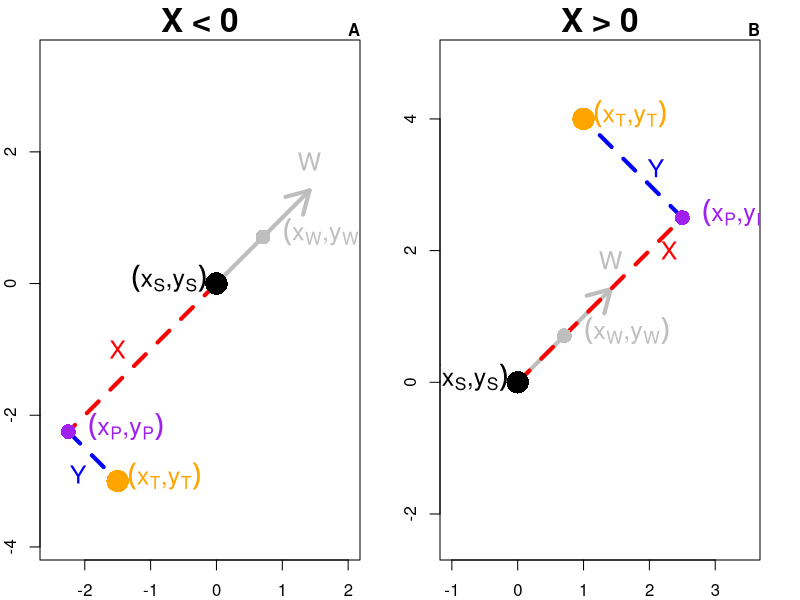

Recreate this plot in R.
par(mfrow=c(1,2),mar=c(2,2,2,2))

plot(0,0,xlim=c(-2.5,2),ylim=c(-2.5,2),type="n",asp=1,xlab="",ylab="",main="X < 0",cex.main=2)
mtext("A",adj=1,font=2)
xorigin<-0
yorigin<-0
degree<-2*pi*(45/360)
xs<-xorigin
xw<-xs+sin(degree)
ys<-yorigin
yw<-ys+cos(degree)
xt<--1.5
yt<--3
c<-((xt-xs)*(xw-xs)+(yt-ys)*(yw-ys))/((xw-xs)^2+(yw-ys)^2)
xp<-xs+c*(xw-xs)
yp<-ys+c*(yw-ys)

arrows(xs,ys,xs+2*(xw-xs),ys+2*(yw-ys),lwd=4,col="grey")
segments(xs,ys,xp,yp,lty=2,col="red",lwd=4)
segments(xp,yp,xt,yt,lty=2,col="blue",lwd=4)

points(xp,yp,cex=2,pch=16,col="purple")
text(xp,yp,expression((x[P]*','*y[P])),pos=4,cex=1.5,offset=1,col="purple")
points(xs,ys,cex=3,pch=16)
text(xs,ys,expression((x[S]*','*y[S])),pos=2,cex=1.5)
points(xw,yw,cex=2,pch=16,col="grey")
text(xw,yw,expression((x[W]*','*y[W])),pos=4,cex=1.5,offset=1,col="grey")
points(xt,yt,cex=3,pch=16,col="orange")
text(xt,yt,expression((x[T]*','*y[T])),pos=4,cex=1.5,col="orange")
text(xs+2*(xw-xs),ys+2*(yw-ys),"W",pos=3,cex=1.5,offset=1,col="grey")
text(-1.5,-1,"X",cex=1.5,col="red")
text(-2.1,-2.9,"Y",cex=1.5,col="blue")

plot(0,0,xlim=c(-1,3.5),ylim=c(-1,3.5),type="n",asp=1,xlab="",ylab="",main="X > 0",cex.main=2)
mtext("B",adj=1,font=2)
xorigin<-0
yorigin<-0
degree<-2*pi*(45/360)
xs<-xorigin
xw<-xs+sin(degree)
ys<-yorigin
yw<-ys+cos(degree)
xt<-1
yt<-4
c<-((xt-xs)*(xw-xs)+(yt-ys)*(yw-ys))/((xw-xs)^2+(yw-ys)^2)
xp<-xs+c*(xw-xs)
yp<-ys+c*(yw-ys)

arrows(xs,ys,xs+2*(xw-xs),ys+2*(yw-ys),lwd=4,col="grey")
segments(xs,ys,xp,yp,lty=2,col="red",lwd=4)
segments(xp,yp,xt,yt,lty=2,col="blue",lwd=4)

points(xp,yp,cex=2,pch=16,col="purple")
text(xp,yp,expression((x[P]*','*y[P])),pos=4,cex=1.5,offset=1,col="purple")
points(xs,ys,cex=3,pch=16)
text(xs,ys,expression((x[S]*','*y[S])),pos=2,cex=1.5)
points(xw,yw,cex=2,pch=16,col="grey")
text(xw,yw,expression((x[W]*','*y[W])),pos=4,cex=1.5,offset=1,col="grey")
points(xt,yt,cex=3,pch=16,col="orange")
text(xt,yt,expression((x[T]*','*y[T])),pos=4,cex=1.5,col="orange")
text(xs+2*(xw-xs),ys+2*(yw-ys),"W",pos=3,cex=1.5,offset=1,col="grey")
text(2.3,2,"X",cex=1.5,col="red")
text(2.1,3.25,"Y",cex=1.5,col="blue")

